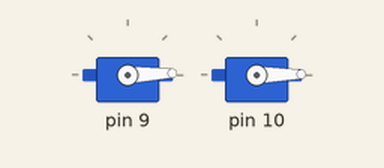
The sketch below on a simulated Arduino Uno, built with avr-gcc and run on an emulated ATmega328P. On the bench: 2 × servo. What the sketch prints to the serial monitor is not drawn.

Above: at 0.05 s.
At 2.35 s:
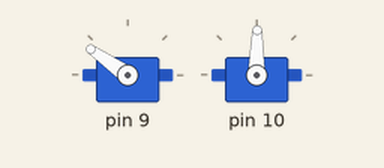
At 4.7 s:
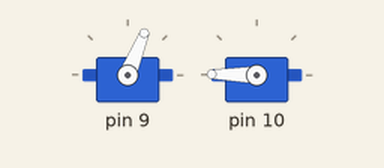
At 9.35 s:
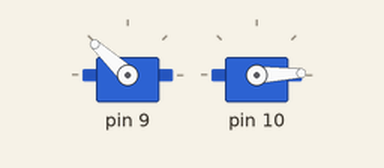
Timing chart, 0 to 12.2 s (numbered marks = the images above):
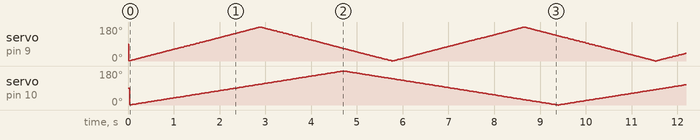

The sketch:

sketch_feb25a.ino
```cpp
#include <Servo.h>

class Sweeper
{
  Servo servo;
  // the servo
  int pos;
  // current servo position
  int increment;
  // increment to move for each interval
  int updateInterval;
  // interval between updates
  unsigned long lastUpdate; // last update of position
public:
  Sweeper(int interval)
  {
    updateInterval = interval;
    increment = 1;
  }
  void Attach(int pin)
  {
    servo.attach(pin);
  }

  void Detach()
  {
    servo.detach();
  }
  void Update()
  {
    if((millis() - lastUpdate) > updateInterval) // time to update
    {
      lastUpdate = millis();
      pos += increment;
      servo.write(pos);
      Serial.println(pos);
      if ((pos >= 180) || (pos <= 0)) // end of sweep
      {
        // reverse direction
        increment = -increment;
      }
    }
  }
};

Sweeper sweeper1(15);
Sweeper sweeper2(25);
void setup()
{
  Serial.begin(9600);
  sweeper1.Attach(9);
  sweeper2.Attach(10);
}

void loop() {
  sweeper1.Update();
  sweeper2.Update();
}
```
